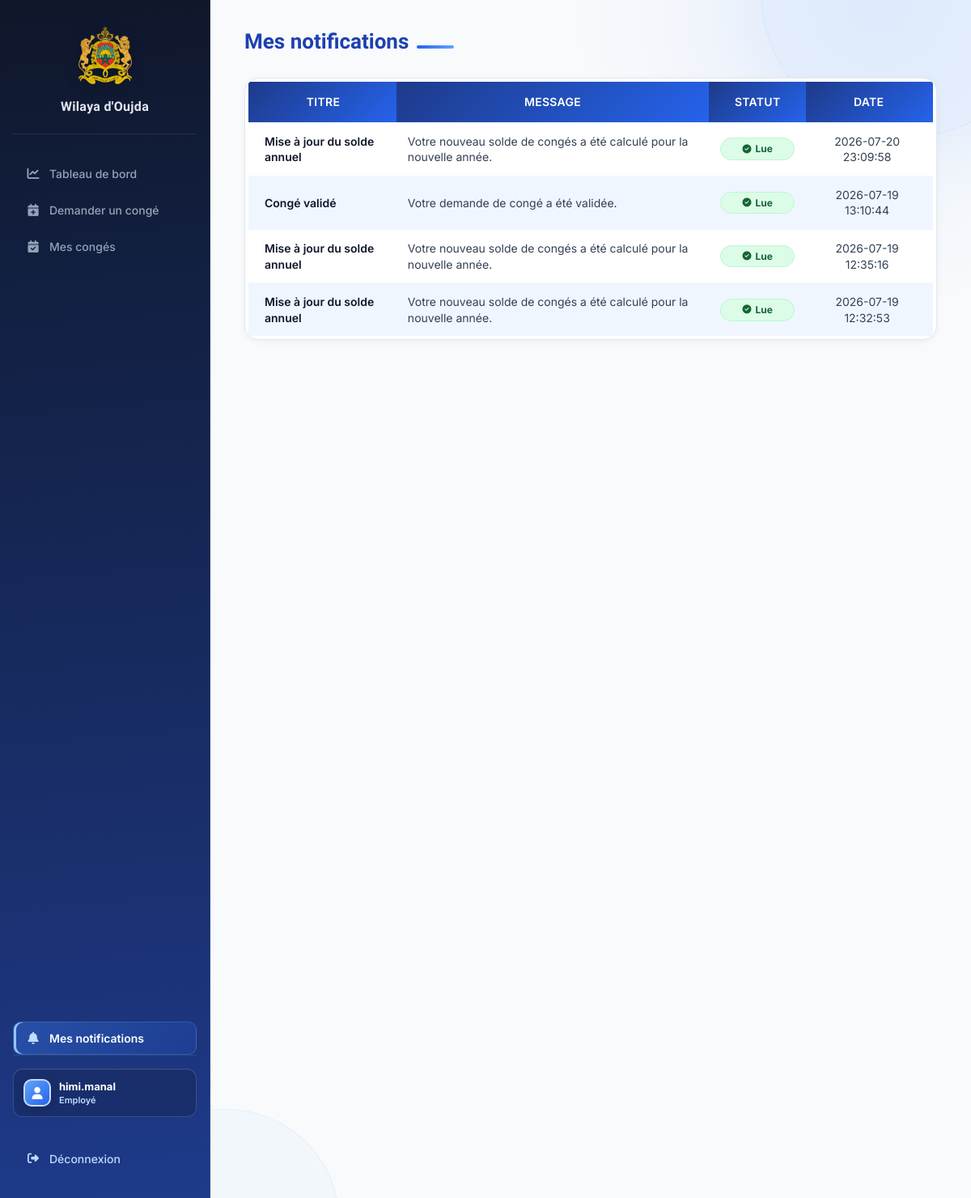
Screenshot of /employe/dashboard.php?page=notifications (signed in) with the database file from the repository.
### tables this page shows
CREATE TABLE `notifications` (
  `id` int(11) NOT NULL,
  `utilisateur_id` int(11) NOT NULL,
  `titre` varchar(100) NOT NULL,
  `message` text NOT NULL,
  `type_notification` enum('Application','Email') NOT NULL,
  `lu` tinyint(1) DEFAULT 0,
  `date_notification` datetime DEFAULT current_timestamp()
);

### config/auth.php (called while the page is built, shortened)
<?php
function e($value): string
{
    return htmlspecialchars((string) $value, ENT_QUOTES, 'UTF-8');
}
?>

### employe/notifications.php (the view, shortened to what this page needs)
<?php
require_once "../config/auth.php";
require_once "../config/database.php";
$sql = "SELECT *
        FROM notifications
        WHERE utilisateur_id = ?
        ORDER BY date_notification DESC";
$stmt = $pdo->prepare($sql);
$stmt->execute([$_SESSION['id']]);
$notifications = $stmt->fetchAll();
?>
<h1>Mes notifications</h1>
<div class="notification-panel">
    <table class="notification-table">
        <tr>
            <th>Titre</th>
            <th>Message</th>
            <th>Statut</th>
            <th>Date</th>
        </tr>
        <?php foreach ($notifications as $notification) { ?>
        <tr class="<?= $notification['lu'] == 0 ? 'notification-unread' : ''; ?>">
            <td><?= e($notification['titre']); ?></td>
            <td><?= e($notification['message']); ?></td>
            <td>
                <?php if ($notification['lu'] == 0) { ?>
                <a class="notification-status notification-unread"
                    href="lire_notification.php?id=<?= $notification['id']; ?>" title="Cliquer pour marquer comme lue">
                    <i class="fa-solid fa-circle-exclamation"></i>
                    Non lue
                </a>
                <?php } else { ?>
                <span class="notification-status notification-read">
                    <i class="fa-solid fa-check-circle"></i>
                    Lue
                </span>
                <?php } ?>
            </td>
            <td><?= e($notification['date_notification']); ?></td>
        </tr>
        <?php } ?>
    </table>
</div>

### assets/css/dashboard.css (style rules this page uses)
*, *::before, *::after { box-sizing: border-box; }
html { scroll-behavior: smooth; }
body { margin: 0; padding: 0; font-family: 'Inter', system-ui, sans-serif; background: #f1f5f9; color: #1e293b; -webkit-font-smoothing: antialiased; -moz-osx-font-smoothing: grayscale; }
.main-content h1 { color: #0f172a; margin: 0 0 6px; font-family: 'Sora', sans-serif; font-size: 26px; font-weight: 700; line-height: 1.2; }
h1 { color: #0f172a; font-family: 'Sora', sans-serif; }
table { width: 100%; border-collapse: collapse; font-size: 14px; }
tbody tr { border-bottom: 1px solid #f1f5f9; transition: background 0.15s ease; }
tbody tr:last-child { border-bottom: none; }
tbody td { padding: 13px 14px; color: #334155; vertical-align: middle; }
:root { --surface: #ffffff; --surface-muted: #f8fafc; --line: #e2e8f0; --ink: #0f172a; --muted: #64748b; --brand: #2563eb; --brand-dark: #1e3a8a; --shadow-sm: 0 2px 10px rgba(15, 23, 42, 0.06); --shadow-md: 0 12px 30px rgba(15, 23, 42, 0.09); }
.main-content>h1 { display: flex; align-items: center; gap: 10px; min-height: 32px; }
.main-content>* { position: relative; }

### assets/css/table.css (style rules this page uses)
table { width: 100%; border-collapse: collapse; border-spacing: 0; font-size: 14px; }
th { padding: 13px 16px; text-align: left; font-family: 'Inter', sans-serif; font-size: 11px; font-weight: 700; text-transform: uppercase; letter-spacing: 0.65px; color: #94a3b8; white-space: nowrap; border-bottom: 1px solid rgba(255, 255, 255, 0.05); }
th:first-child { padding-left: 20px; }
th:last-child { padding-right: 20px; text-align: center; }
td { padding: 13px 16px; text-align: left; border-bottom: 1px solid #f1f5f9; color: #334155; font-size: 14px; vertical-align: middle; background: white; transition: background 0.15s ease; }
td:first-child { padding-left: 20px; }
td:last-child { padding-right: 20px; text-align: center; }
tbody tr:nth-child(even) td { background: #f8fafc; }
tbody tr:last-child td { border-bottom: none; }
td:first-child { font-weight: 600; color: #0f172a; }
.notification-status { display: inline-flex; align-items: center; justify-content: center; gap: 5px; min-width: 92px; padding: 5px 10px; border: 1px solid transparent; border-radius: 99px; font-size: 12px; font-weight: 700; white-space: nowrap; }
.notification-status i { font-size: 11px; }
.notification-read { color: #166534; background: #dcfce7; border-color: #bbf7d0; }
table th { background: linear-gradient(135deg, #1e3a8a, #2563eb); color: #ffffff; font-weight: 600; padding: 15px 18px; text-align: center; border: none; font-size: 14px; letter-spacing: 0.3px; }
.table-wrapper, .notification-panel { scrollbar-width: thin; scrollbar-color: #94a3b8 transparent; }
.table-wrapper table, .notification-panel table { min-width: 680px; }
td, th { line-height: 1.4; }
.document-link, .notification-status, .result-count { line-height: 1.3; }

### assets/css/form.css (style rules this page uses)
.main-content>h1 { margin-bottom: 28px; color: #1e40af; }
table tr:first-child th { background: linear-gradient(135deg, #1e3a8a, #2563eb); color: #fff; }
table tr:nth-child(odd) td { background: #eff6ff; }
table tr:nth-child(even) td { background: #fff; }
.notification-panel { overflow-x: auto; padding: 4px; border: 1px solid #e2e8f0; border-radius: 18px; background: #fff; box-shadow: 0 2px 8px rgba(15, 23, 42, .05); }
.notification-panel .notification-table { margin: 0; box-shadow: none; }
.main-content>h1::after { content: ""; display: block; width: 46px; height: 4px; margin-top: 12px; border-radius: 99px; background: linear-gradient(90deg, #2563eb, #60a5fa); }

### rows the page displays
notifications: titre "Mise à jour du solde annuel", message "Votre nouveau solde de congés a été calculé pour la nouvelle année.", lu 1 (drawn), date_notification "2026-07-20 23:09:58"
notifications: titre "Congé validé", message "Votre demande de congé a été validée.", lu 1 (drawn), date_notification "2026-07-19 13:10:44"
notifications: titre "Mise à jour du solde annuel", message "Votre nouveau solde de congés a été calculé pour la nouvelle année.", lu 1 (drawn), date_notification "2026-07-19 12:35:16"
notifications: titre "Mise à jour du solde annuel", message "Votre nouveau solde de congés a été calculé pour la nouvelle année.", lu 1 (drawn), date_notification "2026-07-19 12:32:53"

### other values shown
$_SESSION['username'] "himi.manal"
$roleLabel "Employé"
